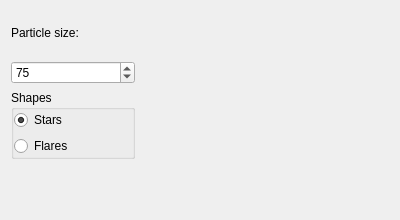
<ui version="4.0" stdsetdef="1" >
  <class>GravityWidget</class>
  <widget class="QWidget" name="GravityWidget" >
    <property name="geometry" >
      <rect>
        <x>0</x>
        <y>0</y>
        <width>400</width>
        <height>209</height>
      </rect>
    </property>
    <property name="minimumSize" >
      <size>
        <width>400</width>
        <height>220</height>
      </size>
    </property>
    <property name="baseSize" >
      <size>
        <width>400</width>
        <height>250</height>
      </size>
    </property>
    <layout class="QGridLayout" >
      <property name="margin" >
        <number>11</number>
      </property>
      <property name="spacing" >
        <number>6</number>
      </property>
      <item row="0" column="0" >
        <layout class="QGridLayout" >
          <property name="margin" >
            <number>0</number>
          </property>
          <property name="spacing" >
            <number>6</number>
          </property>
          <item row="1" column="0" >
            <widget class="KIntSpinBox" name="SpinBox1" >
              <property name="maximum" >
                <number>500</number>
              </property>
              <property name="minimum" >
                <number>25</number>
              </property>
              <property name="singleStep" >
                <number>10</number>
              </property>
              <property name="value" >
                <number>75</number>
              </property>
            </widget>
          </item>
          <item row="2" column="0" >
            <widget class="QGroupBox" name="GroupBox1" >
              <property name="title" >
                <string>Shapes</string>
              </property>
                  <layout class="QVBoxLayout" >
                    <property name="margin" >
                      <number>0</number>
                    </property>
                    <property name="spacing" >
                      <number>6</number>
                    </property>
                    <item>
                      <widget class="QRadioButton" name="RadioButton1" >
                        <property name="text" >
                          <string>Stars</string>
                        </property>
                        <property name="checked" >
                          <bool>true</bool>
                        </property>
                      </widget>
                    </item>
                    <item>
                      <widget class="QRadioButton" name="RadioButton1_2" >
                        <property name="text" >
                          <string>Flares</string>
                        </property>
                      </widget>
                    </item>
                 </layout>
            </widget>
          </item>
          <item rowspan="4" row="0" column="1" colspan="2" >
            <widget class="QWidget" name="preview" />
          </item>
          <item row="0" column="0" >
            <widget class="QLabel" name="TextLabel1" >
              <property name="text" >
                <string>Particle size:</string>
              </property>
              <property name="wordWrap" >
                <bool>false</bool>
              </property>
            </widget>
          </item>
        </layout>
      </item>
    </layout>
  </widget>
  <customwidgets>
    <customwidget>
      <class>KIntSpinBox</class>
      <extends>QSpinBox</extends>
      <header>knuminput.h</header>
    </customwidget>
  </customwidgets>
    <connections>
    <connection>
      <sender>RadioButton1_2</sender>
      <signal>pressed()</signal>
      <receiver>RadioButton1</receiver>
      <slot>toggle()</slot>
    </connection>
    <connection>
      <sender>RadioButton1</sender>
      <signal>pressed()</signal>
      <receiver>RadioButton1_2</receiver>
      <slot>toggle()</slot>
    </connection>
  </connections>
</ui>
